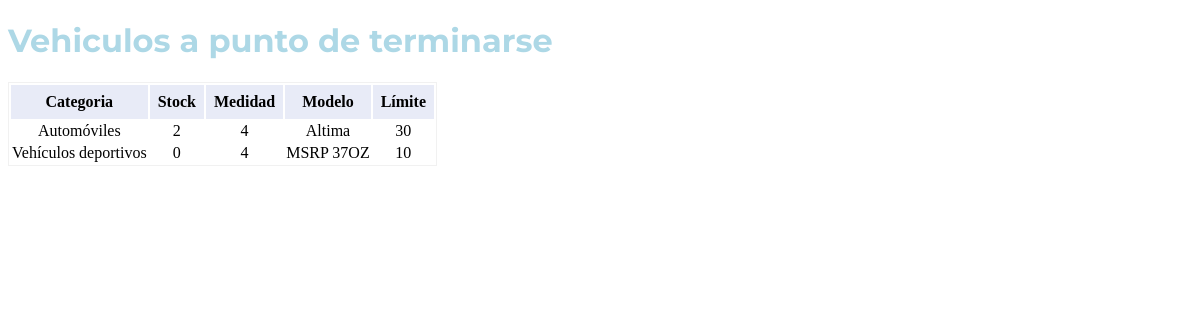
/views/admin/procesos_varios/reportes/producto_escasos.php (signed in), run on an earlier commit of the app's database.
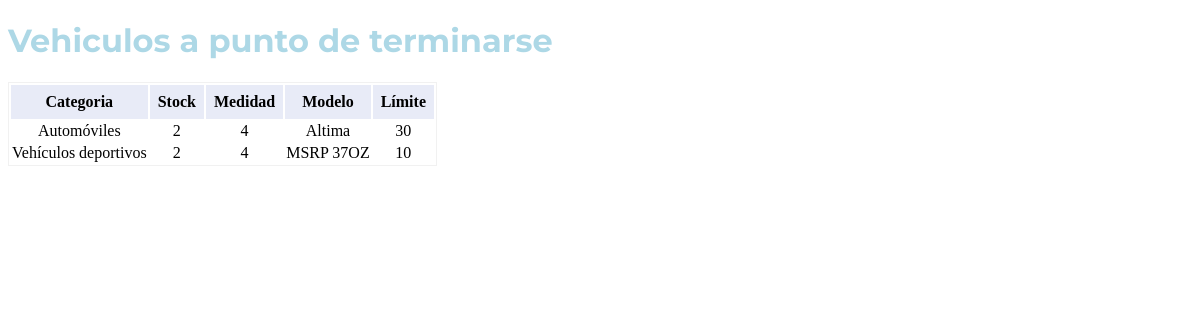
And on a later commit of the database.
### tables this page shows
CREATE TABLE `inventarios` (
  `id_inventario` int(11) NOT NULL,
  `id_vehiculo` int(11) DEFAULT NULL,
  `id_categoria` int(11) DEFAULT NULL,
  `stock` float DEFAULT NULL,
  `estado` tinyint(1) NOT NULL
);

CREATE TABLE `categorias` (
  `id_categoria` int(11) NOT NULL,
  `categoria` varchar(100) NOT NULL,
  `imagen_categoria` varchar(100) NOT NULL
);

CREATE TABLE `vehiculo` (
  `id_producto` int(11) NOT NULL,
  `descripcion` text DEFAULT NULL,
  `precio_compra` decimal(8,2) DEFAULT NULL,
  `precio_venta` decimal(8,2) DEFAULT NULL,
  `cilindraje` varchar(50) DEFAULT NULL,
  `modelo` varchar(100) DEFAULT NULL,
  `ano` int(5) NOT NULL,
  `imagen` varchar(255) DEFAULT NULL,
  `id_marca` int(11) NOT NULL
);

CREATE TABLE `limite_productos` (
  `id_limite` int(11) NOT NULL,
  `id_vehiculo` int(11) DEFAULT NULL,
  `limite` float DEFAULT NULL
);

### models/procesos.php (called while the page is built, shortened)
<?php
    class CRUD{
        public function select($query){
            $rows = null;
            $modelo = new ConexionDB();
            $conexion = $modelo->get_conexion();
            $stm = $conexion->prepare($query);
            $stm->execute();
            return $stm;
        }
    }
?>

### controllers/procesos.php (called while the page is built, shortened)
<?php
    function SelectData($query,$opcion=""){
        $rows = null;
        $consultas = new CRUD();
        $data = $consultas->select($query);
        if($opcion == "i"){
            while ($result = $data->fetch()){
                $rows[] = $result;
            }
            return $rows;
        }else{
            return $data;
        }
    }
?>

### views/admin/procesos_varios/reportes/producto_escasos.php (the view, shortened to what this page needs)
<!DOCTYPE html>
<html lang="en">
<head>
</head>
<body onload="window.print()">
    <?php
    include '../../../../models/procesos.php';
    include '../../../../controllers/procesos.php';
    $query = "SELECT inventarios.stock as stock,
    vehiculo.cilindraje as cilindraje,
    vehiculo.modelo as modelo,
    categorias.categoria as categoria,
    categorias.id_categoria as id_categoria,
    limite_productos.limite as limite
    FROM inventarios
    INNER JOIN vehiculo ON inventarios.id_vehiculo=vehiculo.id_producto
    INNER JOIN categorias ON inventarios.id_categoria=categorias.id_categoria
    INNER JOIN limite_productos ON limite_productos.id_vehiculo=inventarios.id_vehiculo WHERE limite_productos.limite >= inventarios.stock";
    $busca_producto = SelectData($query, "i");
    ?>
    <h1>Vehiculos  a punto de terminarse</h1>
    <table class="table  text-center   table-resposive-md">
        <thead class="thead-dark">
            <tr>
                <th>Categoria</th>
                <th>Stock</th>
                <th>Medidad</th>
                   <th>Modelo</th>
                <th>Límite</th>
            </tr>
        </thead>
        <tbody>
            <?php foreach ($busca_producto as $result) : ?>
                <tr>
                    <td><?php echo $result['categoria'] ?></td>
                    <td><?php echo $result['stock'] ?> </td>
                    <td><?php echo $result['cilindraje'] ?></td>
                      <td><?php echo $result['modelo'] ?></td>
                    <td><?php echo $result['limite'] ?></td>
                </tr>
            <?php endforeach ?>
        </tbody>
    </table>
</body>
</html>

### views/admin/procesos_varios/reportes/producto_escasos.php (style rules this page uses)
h1, h2, h3, h4, p, a, b { font-family: 'Montserrat', sans-serif; }
h1 { color: lightblue; }
table { text-align: center; border: 1px solid #f1f1f1; }
th { padding: 8px; background: #e8ebf7; }

What changed in the data, as far as the page shows it:
changed inventarios "Vehículos deportivos": stock "0" → "2"
